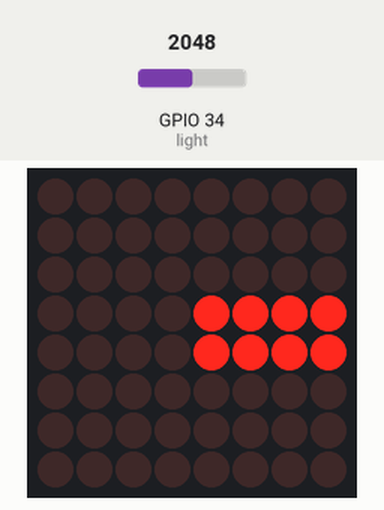
This sketch was run on a simulated ESP32. Parts: 8×8 LED matrix. Inputs (shaded band) come from the test bench; at power-on: GPIO 34 (light) = 2048.

Above: at 1.2 s.
1.3 s: GPIO 34 (light) set to 2866
At 2.4 s:
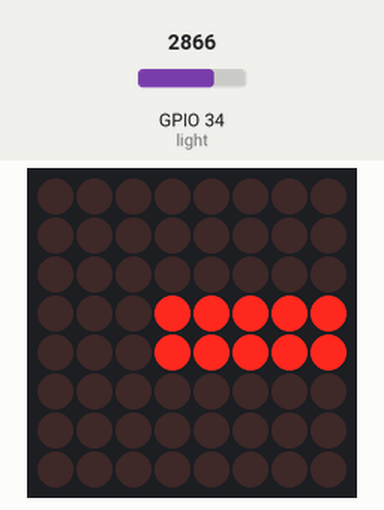
2.8 s: GPIO 34 (light) set to 3603
At 3.5 s:
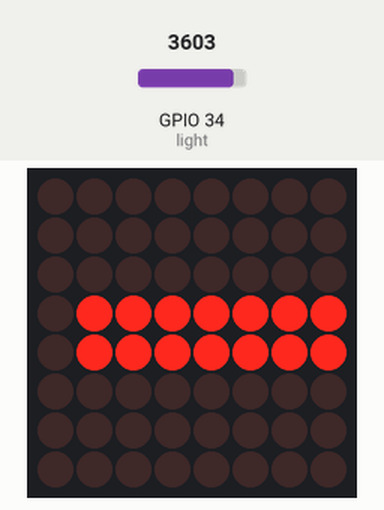
4.3 s: GPIO 34 (light) set to 4095
At 4.7 s:
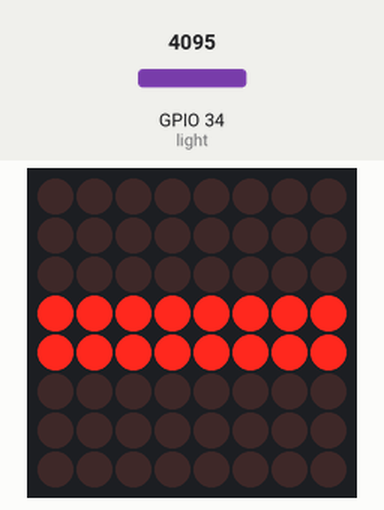
5.8 s: GPIO 34 (light) set to 1228
At 7.0 s:
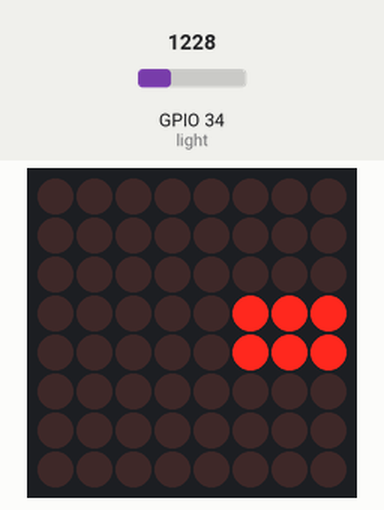
7.3 s: GPIO 34 (light) set to 491
At 8.2 s:
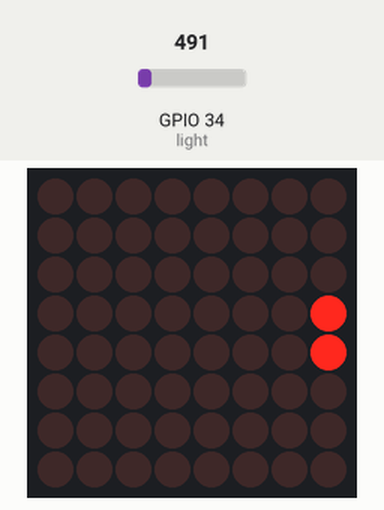
8.8 s: GPIO 34 (light) set to 2047
At 9.3 s:
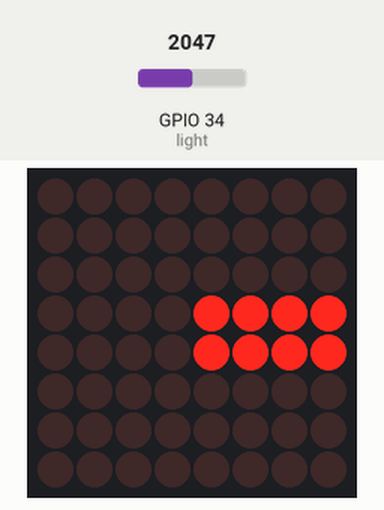
Timing chart, 0 to 11.3 s (numbered marks = the images above; inputs shaded):
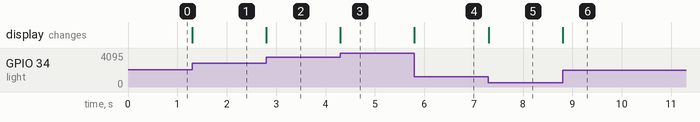

Measured:
- after the input at 1.3 s, the display: changes at once (image 1)
- after the input at 2.8 s, the display: changes at once (image 2)
- after the input at 4.3 s, the display: changes at once (image 3)
- after the input at 5.8 s, the display: changes at once (image 4)
- after the input at 7.3 s, the display: changes at once (image 5)
- after the input at 8.8 s, the display: changes at once (image 6)

The sketch:

project_20_2.ino
```cpp
/*
  keyestudio ESP32 Inventor Learning Kit
  Project 20.2 Light Pillar
  http://www.keyestudio.com
*/

#include "LedControl.h"
int DIN = 23;
int CLK = 18;
int CS = 15;
LedControl lc=LedControl(DIN,CLK,CS,1);
const byte IMAGES[8] = {0x01,0x03,0x07,0x0F,0x1F,0x3F,0x7F,0xFF}; //Data of light pillar

int light = 34;

void setup() {
  lc.shutdown(0,false);
  // Set brightness to a medium value
  lc.setIntensity(0,8);
  // Clear the display
  lc.clearDisplay(0);
  pinMode(light,INPUT);
}

void loop(){
  int value = analogRead(light);
  int temp = map(value,0,4095,0,7);  //Convert the range of analog values to 0-7
    lc.setRow(0,3,IMAGES[temp]);      //Display the value of the array IMAGES[temp] in column 3
    lc.setRow(0,4,IMAGES[temp]);      //Display the value of the array IMAGES[temp] in column 4
}
```
